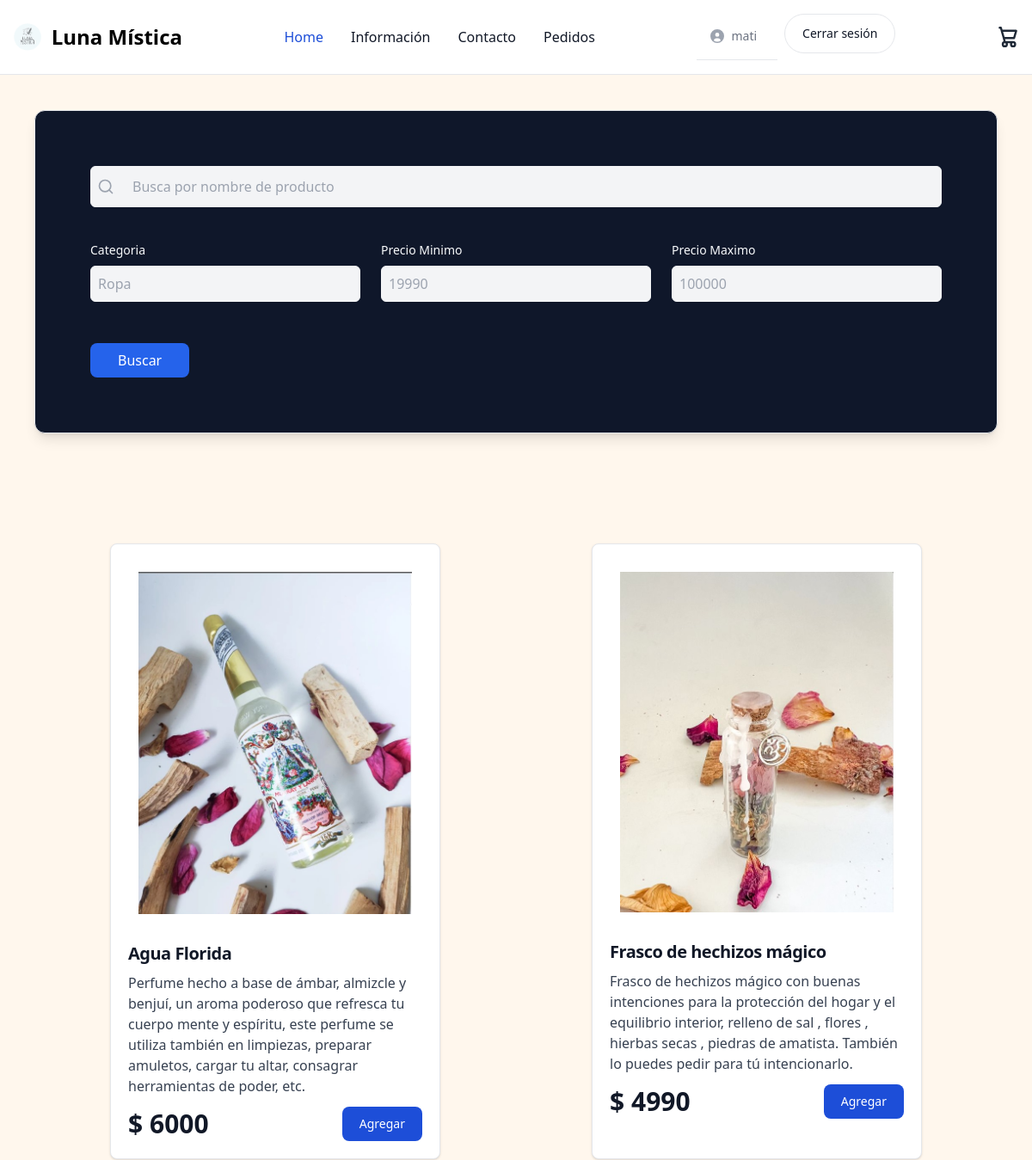
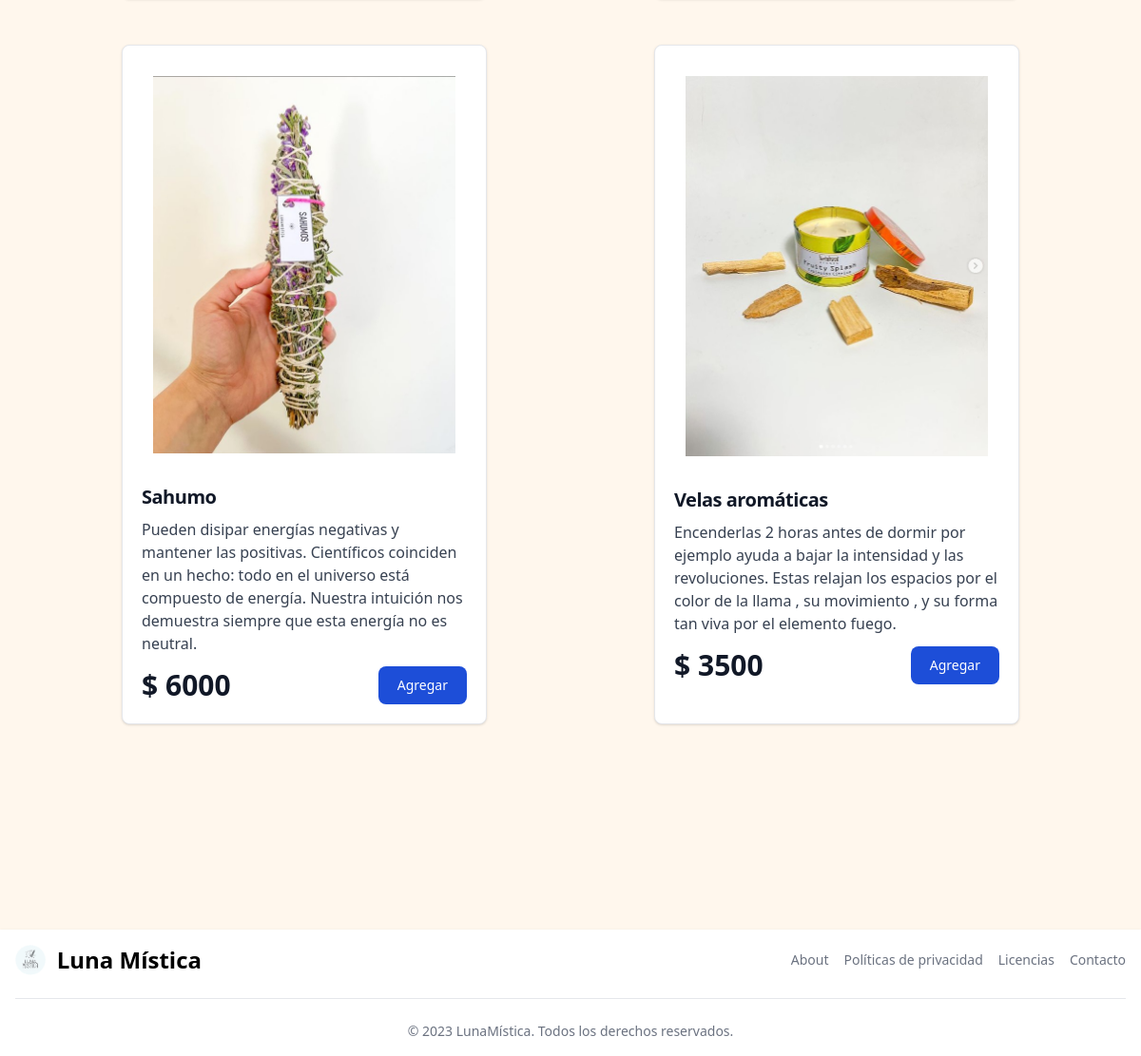
The app's page / (signed in) with its own data (2 pictures, top to bottom).
### clientes/models.py (models this page shows, shortened)
class Products(models.Model):
    cantidad_disponible = models.IntegerField(default=0)
    nombre_producto = models.CharField(max_length=200)
    precio_producto = models.IntegerField(default=0)
    descripcion_producto = models.TextField()
    image = models.ImageField(blank=True, null=True)
    categoria = models.CharField(max_length=100, default="Producto")

### clientes/views.py (the view)
# urls.py: 2. Add a URL to urlpatterns:  path('', views.home, name='home')
def home(request):
    products = Products.objects.all()
    categoria = request.GET.get('categoria')
    nombre = request.GET.get('nombre')
    precio_min = request.GET.get('precio_min')
    precio_max = request.GET.get('precio_max')
    if categoria:
        products = products.filter(categoria=categoria)
    if nombre:
        products = products.filter(nombre_producto__icontains=nombre)
    if precio_min:
        products = products.filter(precio_producto__gte=precio_min)
    if precio_max:
        products = products.filter(precio_producto__lte=precio_max)
    return render(request, 'home.html', {"productos":products})

### clientes/context_processor.py (called while the page is built)
def importe_total_carro(request):
    total = 0
    if request.user.is_authenticated:
        for key, value in request.session.get("carro", {}).items():
            total = total + (float(value["precio_producto"])*value["cantidad_disponible"])
    return {"importe_total_carro":total}

### clientes/templates/home.html (shortened to what this page needs)
{% extends "layouts/base.html" %}
    {% block content %}
    {% load static %}
    <h1>home</h1>
    <div class="m-10 pt-16 ">
        <div class="flex flex-col">
            <div class="rounded-xl border border-gray-200 bg-slate-900 p-16 shadow-lg ">
                <form class="" method="get" action="{% url 'home' %}">
                    <div class="relative mb-10 w-full flex items-center justify-between rounded-md">
                        <input type="name" name="nombre"
                            class="h-12 w-full cursor-text rounded-md border border-gray-100 bg-gray-100 py-4 pr-40 pl-12 shadow-sm outline-none focus:border-blue-500 focus:ring focus:ring-blue-200 focus:ring-opacity-50"
                            placeholder="Busca por nombre de producto" value="{{ request.GET.nombre }}" />
                    </div>
                    <div class="grid grid-cols-1 gap-6 md:grid-cols-2 lg:grid-cols-3 xl:grid-cols-3">
                        <div class="flex flex-col">
                            <label for="name" class="text-sm font-medium text-slate-50">Categoria</label>
                            <input type="text" name="categoria" placeholder="Ropa"
                                class="mt-2 block w-full rounded-md border border-gray-100 bg-gray-100 px-2 py-2 shadow-sm outline-none focus:border-blue-500 focus:ring focus:ring-blue-200 focus:ring-opacity-50"
                                value="{{ request.GET.categoria }}" />
                        </div>
                        <div class="flex flex-col">
                            <label for="name" class="text-sm font-medium text-slate-50">Precio Minimo</label>
                            <input type="number" name="precio_min" placeholder="19990"
                                class="mt-2 block w-full rounded-md border border-gray-100 bg-gray-100 px-2 py-2 shadow-sm outline-none focus:border-blue-500 focus:ring focus:ring-blue-200 focus:ring-opacity-50"
                                value="{{ request.GET.precio_min }}" />
                        </div>
                        <div class="flex flex-col">
                            <label for="name" class="text-sm font-medium text-slate-50">Precio Maximo</label>
                            <input type="number" name="precio_max" placeholder="100000"
                                class="mt-2 block w-full rounded-md border border-gray-100 bg-gray-100 px-2 py-2 shadow-sm outline-none focus:border-blue-500 focus:ring focus:ring-blue-200 focus:ring-opacity-50"
                                value="{{ request.GET.precio_max }}" />
                        </div>
                        <div class=" mt-6 grid w-full grid-cols-1 space-x-4 md:flex">
                            <button type="submit"
                                class="rounded-lg bg-blue-600 px-8 py-2 font-medium text-white outline-none hover:opacity-80 focus:ring">Buscar</button>
                        </div>
                </form>
            </div>
        </div>
    </div>
    <div class="flex flex-wrap justify-around py-32">
        {% for producto in productos %}
        <div
            class="w-full max-w-sm bg-white border border-gray-200 rounded-lg shadow dark:bg-gray-800 dark:border-gray-700 mb-12">
            <a href="{% url 'vista_producto' products_id=producto.id %}">
                <img class="p-8 rounded-t-lg" src="{{ producto.image.url }}" alt="{{ producto.nombre_producto }}" />
            </a>
            <div class="px-5 pb-5">
                <a href="#">
                    <h5 class="text-xl font-semibold tracking-tight text-gray-900 dark:text-white">
                        {{ producto.nombre_producto }}</h5>
                </a>
                <p class="mb-3 font-normal text-gray-700 dark:text-gray-400 pt-2 ">{{producto.descripcion_producto}}</p>
                <div class="flex items-center justify-between">
                    <span class="text-3xl font-bold text-gray-900 dark:text-white">$
                        {{ producto.precio_producto }}</span>
                    <a href="{% url 'agregar' producto.id %}"
                        class="text-white bg-blue-700 hover:bg-blue-800 focus:ring-4 focus:outline-none focus:ring-blue-300 font-medium rounded-lg text-sm px-5 py-2.5 text-center dark:bg-blue-600 dark:hover:bg-blue-700 dark:focus:ring-blue-800">Agregar</a>
                </div>
            </div>
        </div>
        {% endfor %}
    </div>
    {% endblock %}

### clientes/templates/layouts/base.html (shortened to what this page needs)
<!DOCTYPE html>
{% load static %}
<html lang="en">
<head>
    <script src="https://cdn.tailwindcss.com"></script>
    <link href="https://cdnjs.cloudflare.com/ajax/libs/flowbite/2.2.0/flowbite.min.css" rel="stylesheet" />
</head>
<body class="flex flex-col min-h-screen  bg-orange-50 ">
    <nav class="bg-white dark:bg-gray-900 fixed w-full z-20 top-0 start-0 border-b border-gray-200 dark:border-gray-600">
        <div class="max-w-screen-xl flex flex-wrap items-center justify-between mx-auto p-4">
        <a href="/home" class="flex items-center space-x-3 rtl:space-x-reverse">
            <img src="{% static 'logo.png' %}" class="h-8" alt="">
            <span class="self-center text-2xl font-semibold whitespace-nowrap dark:text-white">Luna Mística</span>
        </a>
        <div class="flex md:order-2 space-x-3 md:space-x-2 rtl:space-x-reverse">
            {% if user.is_authenticated %}
                <div class="border-b border-gray-200 dark:border-gray-700">
                    <ul class="flex flex-wrap -mb-px text-sm font-medium text-center text-gray-500 dark:text-gray-400">
                        <li class="me-2">
                            <a href="/ver_perfil" class="inline-flex items-center justify-center p-4 border-b-2 border-transparent rounded-t-lg hover:text-gray-600 hover:border-gray-300 dark:hover:text-gray-300 group">
                                <p>{{ user.username }}</p>
                            </a>
                        </li>
                    </ul>
                </div>
                <button type="button" class="py-2.5 px-5 me-2 mb-2 text-sm font-medium text-gray-900 focus:outline-none bg-white rounded-full border border-gray-200 hover:bg-gray-100 hover:text-blue-700 focus:z-10 focus:ring-4 focus:ring-gray-200 dark:focus:ring-gray-700 dark:bg-gray-800 dark:text-gray-400 dark:border-gray-600 dark:hover:text-white dark:hover:bg-gray-700"><a href="{% url 'logout' %}">Cerrar sesión</a></button>
            {% endif %}
        </div>
        <div class="flex md:order-2 space-x-3 md:space-x-0 rtl:space-x-reverse">
            <a href="/carrito" class="block py-2 px-3 text-gray-900 rounded hover:bg-gray-100 md:hover:bg-transparent md:hover:text-blue-700 md:p-0 md:dark:hover:text-blue-500 dark:text-white dark:hover:bg-gray-700 dark:hover:text-white md:dark:hover:bg-transparent dark:border-gray-700">
            </a>
        </div>
        <div class="items-center justify-between hidden w-full md:flex md:w-auto md:order-1" id="navbar-sticky">
        <ul class="flex flex-col p-4 md:p-0 mt-4 font-medium border border-gray-100 rounded-lg bg-gray-50 md:space-x-8 rtl:space-x-reverse md:flex-row md:mt-0 md:border-0 md:bg-white dark:bg-gray-800 md:dark:bg-gray-900 dark:border-gray-700">
            <li>
            <a href="/home" class="block py-2 px-3 text-white bg-blue-700 rounded md:bg-transparent md:text-blue-700 md:p-0 md:dark:text-blue-500" aria-current="page">Home</a>
            </li>
            <li>
            <a href="/about" class="block py-2 px-3 text-gray-900 rounded hover:bg-gray-100 md:hover:bg-transparent md:hover:text-blue-700 md:p-0 md:dark:hover:text-blue-500 dark:text-white dark:hover:bg-gray-700 dark:hover:text-white md:dark:hover:bg-transparent dark:border-gray-700">Información</a>
            </li>
            <li>
            <a href="/contacto" class="block py-2 px-3 text-gray-900 rounded hover:bg-gray-100 md:hover:bg-transparent md:hover:text-blue-700 md:p-0 md:dark:hover:text-blue-500 dark:text-white dark:hover:bg-gray-700 dark:hover:text-white md:dark:hover:bg-transparent dark:border-gray-700">Contacto</a>
            </li>
            <li>
            <a href="" class="block py-2 px-3 text-gray-900 rounded hover:bg-gray-100 md:hover:bg-transparent md:hover:text-blue-700 md:p-0 md:dark:hover:text-blue-500 dark:text-white dark:hover:bg-gray-700 dark:hover:text-white md:dark:hover:bg-transparent dark:border-gray-700">Pedidos</a>
            </li>
        </ul>
        </div>
        </div>
    </nav>
    <div class="flex-grow">
        {% block content %}
        {% endblock %}
    </div>
    <footer class="bg-white shadow dark:bg-gray-900 bottom-0 w-full flex-shrink-0">
        <div class="w-full max-w-screen-xl mx-auto p-2 md:p-4">
            <div class="sm:flex sm:items-center sm:justify-between">
                <a href="/home" class="flex items-center mb-2 sm:mb-0 space-x-3 rtl:space-x-reverse">
                    <img src="{% static 'logo.png' %}" class="h-6 md:h-8" alt="Flowbite Logo" />
                    <span class="self-center text-xl md:text-2xl font-semibold whitespace-nowrap dark:text-white">Luna Mística</span>
                </a>
                <ul class="flex flex-wrap items-center mb-4 text-sm font-medium text-gray-500 sm:mb-0 dark:text-gray-400">
                    <li>
                        <a href="/about" class="hover:underline me-2 md:me-4">About</a>
                    </li>
                    <li>
                        <a href="#" class="hover:underline me-2 md:me-4">Políticas de privacidad</a>
                    </li>
                    <li>
                        <a href="#" class="hover:underline me-2 md:me-4">Licencias</a>
                    </li>
                    <li>
                        <a href="/contacto" class="hover:underline">Contacto</a>
                    </li>
                </ul>
            </div>
            <hr class="my-4 border-gray-200 sm:mx-auto dark:border-gray-700 lg:my-6" />
            <span class="block text-sm text-gray-500 sm:text-center dark:text-gray-400">© 2023 <a href="/home" class="hover:underline">LunaMística</a>. Todos los derechos reservados.</span>
        </div>
    </footer>
</body>
</html>

### records on screen
Products: image (picture), nombre_producto "Agua Florida", descripcion_producto "Perfume hecho a base de ámbar, almizcle y benjuí, un aroma poderoso que refresca tu cuerpo mente y espíritu, este perfume se utiliza también en limpiezas, preparar amuletos, cargar tu altar, consagrar herramientas de poder, etc.", precio_producto "6000"
Products: image (picture), nombre_producto "Frasco de hechizos mágico", descripcion_producto "Frasco de hechizos mágico con buenas intenciones para la protección del hogar y el equilibrio interior, relleno de sal , flores , hierbas secas , piedras de amatista. También lo puedes pedir para tú intencionarlo.", precio_producto "4990"
Products: image (picture), nombre_producto "Sahumo", descripcion_producto "Pueden disipar energías negativas y mantener las positivas. Científicos coinciden en un hecho: todo en el universo está compuesto de energía. Nuestra intuición nos demuestra siempre que esta energía no es neutral.", precio_producto "6000"
Products: image (picture), nombre_producto "Velas aromáticas", descripcion_producto "Encenderlas 2 horas antes de dormir por ejemplo ayuda a bajar la intensidad y las revoluciones. Estas relajan los espacios por el color de la llama , su movimiento , y su forma tan viva por el elemento fuego.", precio_producto "3500"

### other values on screen
{{ user.username }} "mati"
